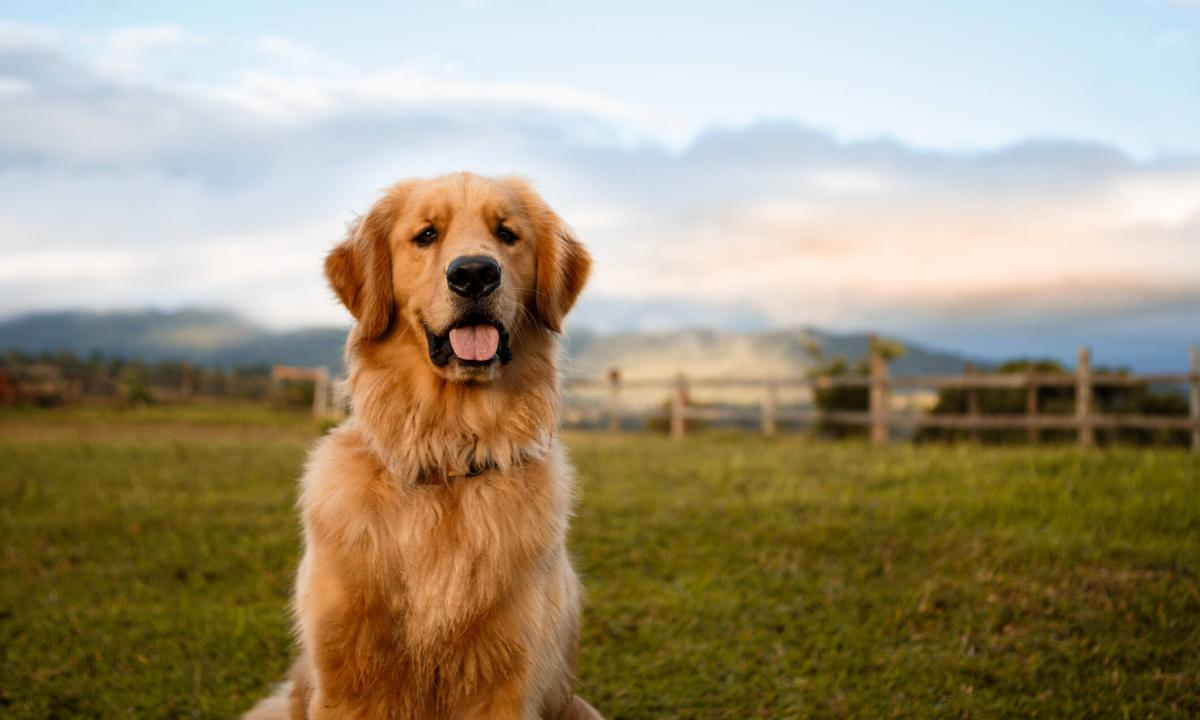
#> input picture data/perrito.jpeg, 1200 x 720 px
$ jupyter execute --allow-errors Primero.ipynb
#> lines starting #> are read from the running program, lines starting #| are printed output that depends on the picture
[cell 1]
import warnings
warnings.filterwarnings('ignore')

[cell 2]
import pandas as pd
import matplotlib.pyplot as plt

#> (a cell that did not finish here is left out)

#> (a cell that did not finish here is left out)

# ULTIMOS 5 VALORES

#> (a cell that did not finish here is left out)

# Informacion de estos datos

#> (a cell that did not finish here is left out)

#> (a cell that did not finish here is left out)

#> (a cell that did not finish here is left out)

#> (a cell that did not finish here is left out)

#> (a cell that did not finish here is left out)

#> (a cell that did not finish here is left out)

[cell 12]
plt.figure(figsize=(12, 8))
#> (the rest of this cell did not finish here and is left out)

[cell 13]
from PIL import Image

[cell 14]
imagen = Image.open("data/perrito.jpeg")
#> imagen is the input picture: PIL image 1200x720 RGB; mean R, G, B 159.6, 147.8, 121.3

[cell 15]
plt.imshow(imagen)
plt.axis("off")
plt.show()

Redimencionar Imagen

[cell 16]
img_redimensionada = imagen.resize((200, 200))
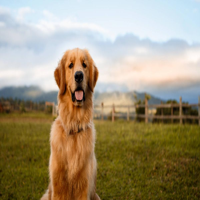
#> img_redimensionada: PIL image 200x200 RGB; mean R, G, B 159.6, 147.8, 121.3

[cell 17]
plt.imshow(img_redimensionada)
plt.axis("off")
plt.show()

[cell 18]
img_grises = imagen.convert("L")
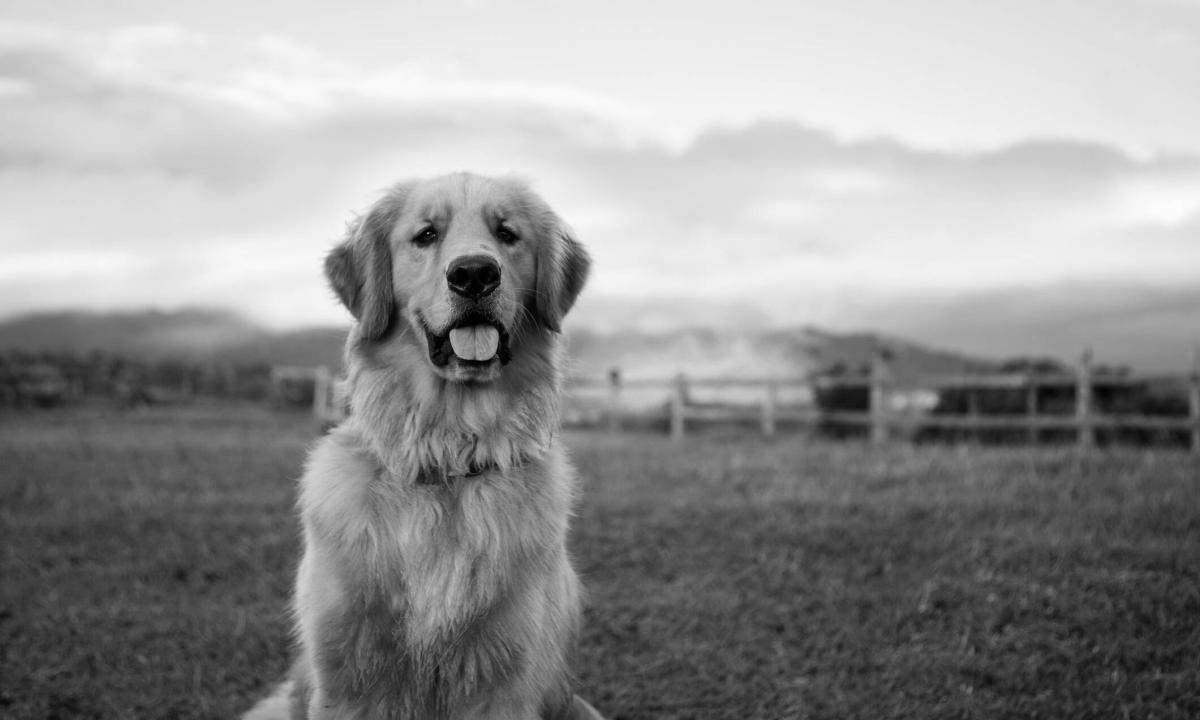
#> img_grises: PIL image 1200x720 L; min 0, max 252, mean 148.3
